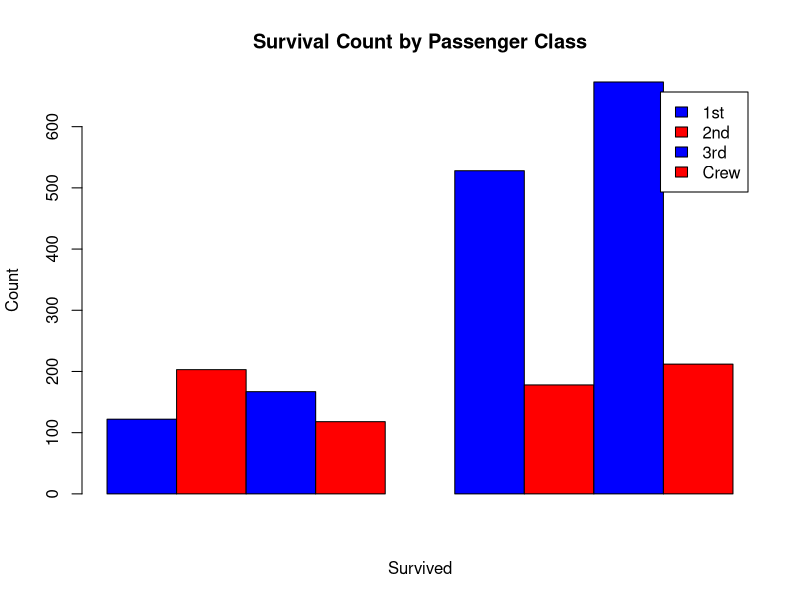
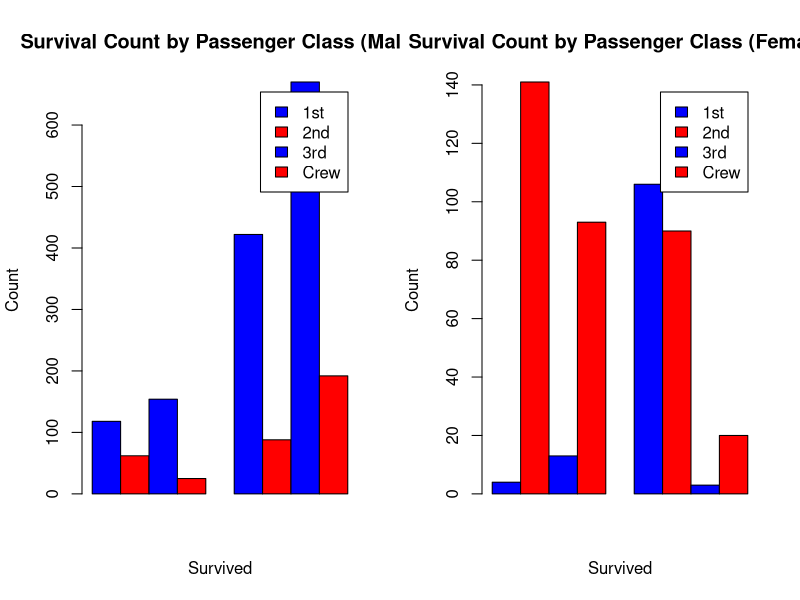
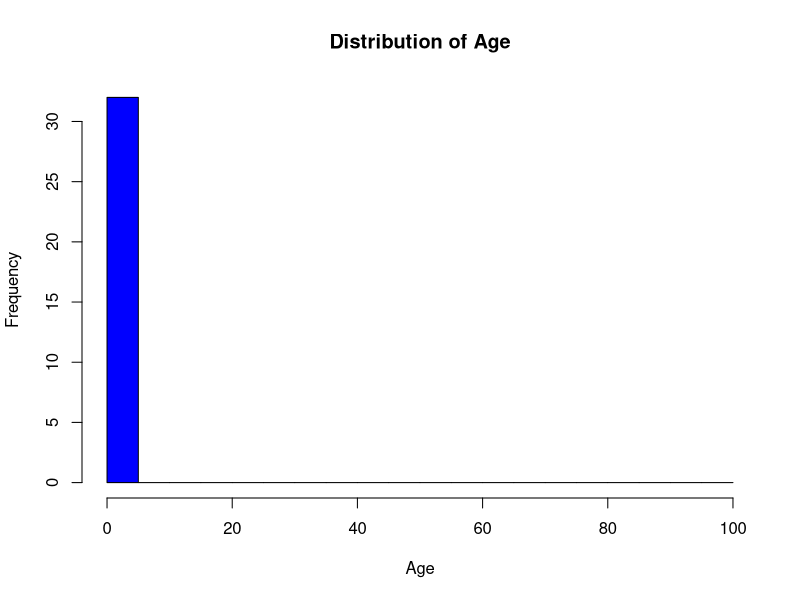

Recreate these plots in R, in order.
# Load necessary libraries
library(dplyr)

# Load the Titanic dataset if not already loaded
data("Titanic")

# Convert Titanic array to a data frame
titanic_df <- as.data.frame(Titanic)

# (a) Draw a Bar chart to show details of "Survived" on the Titanic based on passenger Class
survival_class <- titanic_df %>%
  group_by(Class, Survived) %>%
  summarise(Count = sum(Freq))

barplot(matrix(survival_class$Count, ncol = 2), beside = TRUE,
        main = "Survival Count by Passenger Class",
        xlab = "Survived", ylab = "Count", col = c("blue", "red"),
        legend = levels(survival_class$Class))

# (b) Modify the above plot based on gender of people who survived
survival_gender <- titanic_df %>%
  group_by(Sex, Class, Survived) %>%
  summarise(Count = sum(Freq))

par(mfrow = c(1, 2))  # Create side-by-side plots
for (gender in unique(survival_gender$Sex)) {
  subset_data <- subset(survival_gender, Sex == gender)
  barplot(matrix(subset_data$Count, ncol = 2), beside = TRUE,
          main = paste("Survival Count by Passenger Class (", gender, ")", sep = ""),
          xlab = "Survived", ylab = "Count", col = c("blue", "red"),
          legend = levels(subset_data$Class))
}

par(mfrow = c(1, 1))  # Reset the layout

# (c) Draw histogram plot to show distribution of feature "Age"
numeric_age <- as.numeric(titanic_df$Age)
hist(numeric_age[!is.na(numeric_age)], breaks = seq(0, 100, by = 5), col = "blue", main = "Distribution of Age",
     xlab = "Age", ylab = "Frequency")